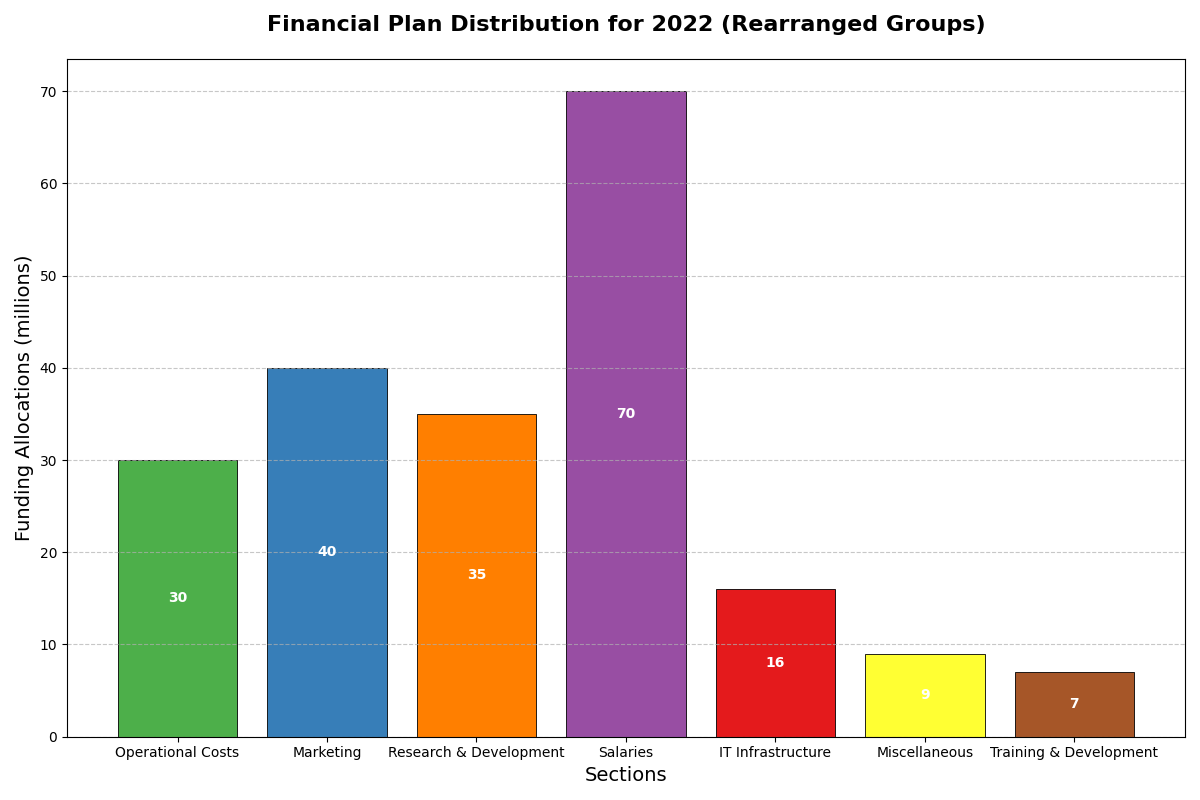

Python code for this plot:
import matplotlib.pyplot as plt
import numpy as np

# Define years and categories
years = np.array([2018, 2019, 2020, 2021, 2022])
categories = ['IT Infrastructure', 'Marketing', 'Research & Development', 'Miscellaneous', 
              'Salaries', 'Operational Costs', 'Training & Development']

# Define the budget allocation data for each department (in millions)
data = np.array([
    [8, 10, 12, 14, 16],        # IT Infrastructure
    [20, 25, 30, 35, 40],       # Marketing
    [15, 20, 25, 30, 35],       # Research & Development
    [5, 6, 7, 8, 9],            # Miscellaneous
    [50, 55, 60, 65, 70],       # Salaries
    [10, 15, 20, 25, 30],       # Operational Costs
    [3, 4, 5, 6, 7]             # Training & Development
])

# Order categories based on changed indices
sorted_indices = [5, 1, 2, 4, 0, 3, 6]

# Reorder data and categories
data = data[sorted_indices]
categories = np.array(categories)[sorted_indices]

# Initialize figure and axis
fig, ax = plt.subplots(figsize=(12, 8))

# Plot bars for the year 2022
ax.bar(categories, data[:, -1], color=['#4daf4a', '#377eb8', '#ff7f00', '#984ea3', '#e41a1c', 
                                       '#ffff33', '#a65628'], edgecolor='k', linewidth=0.6)

# Set titles and labels
ax.set_title("Financial Plan Distribution for 2022 (Rearranged Groups)", fontsize=16, fontweight='bold', pad=20)
ax.set_xlabel("Sections", fontsize=14)
ax.set_ylabel("Funding Allocations (millions)", fontsize=14)

# Display values on the bars
for i, value in enumerate(data[:, -1]):
    ax.text(i, value / 2, f'{value}', ha='center', va='center', fontsize=10, color='white', fontweight='bold')

# Grid for readability
ax.grid(axis='y', linestyle='--', alpha=0.7)

# Automatically adjust layout
plt.tight_layout()

# Display plot
plt.show()
